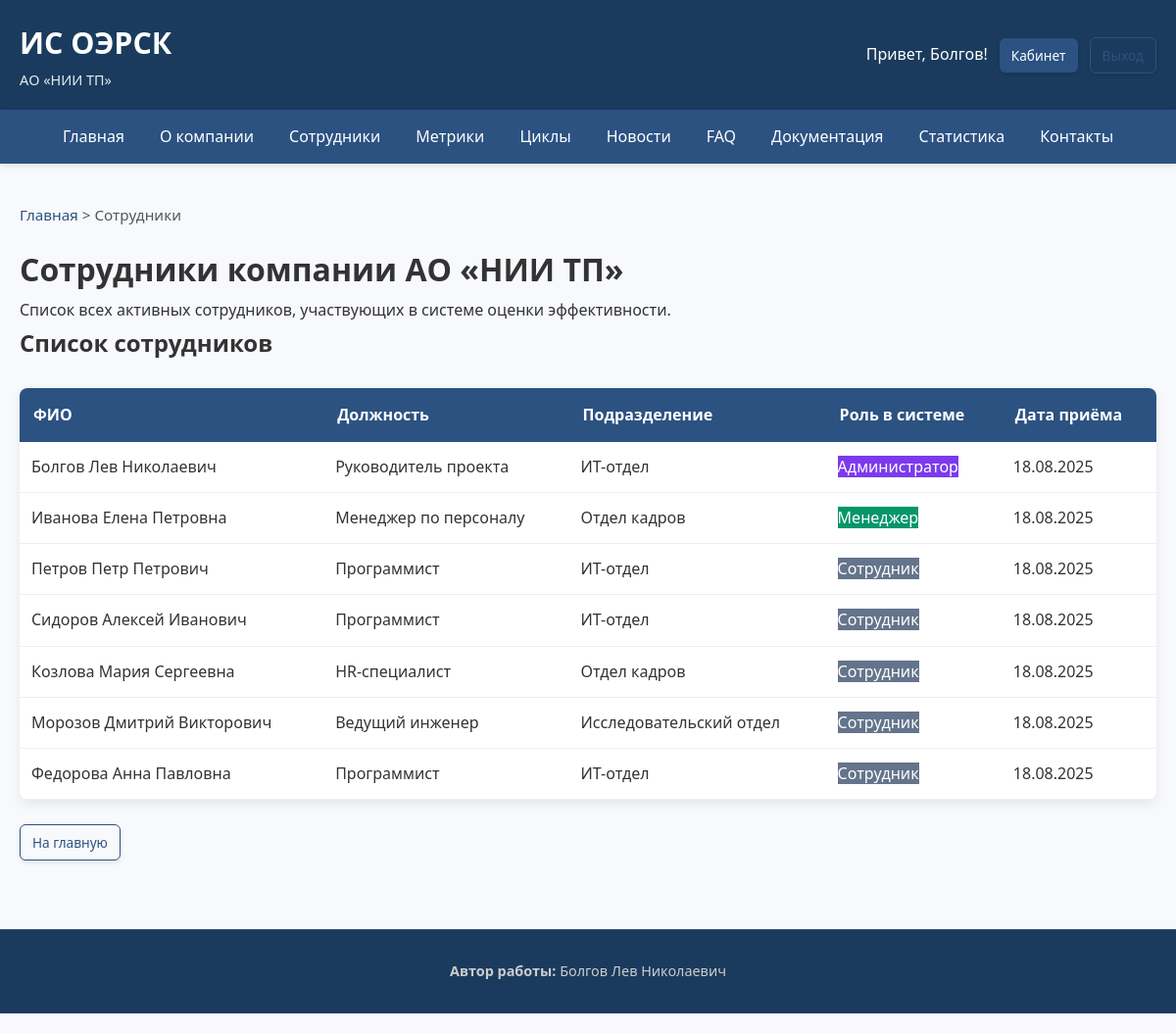
/employees (signed in), run on the app's committed database.
### app/models.py (models this page shows)
class Employee(db.Model, UserMixin):
    __tablename__ = 'employees'
    id = db.Column(db.Integer, primary_key=True)
    full_name = db.Column(db.String(150), nullable=False)
    email = db.Column(db.String(120), unique=True, nullable=False)
    password_hash = db.Column(db.String(255), nullable=False)
    role_id = db.Column(db.Integer, db.ForeignKey('roles.id'), nullable=False)
    department_id = db.Column(db.Integer, db.ForeignKey('departments.id'), nullable=False)
    position_id = db.Column(db.Integer, db.ForeignKey('positions.id'), nullable=False)
    ip_address = db.Column(db.String(45))
    hire_date = db.Column(db.DateTime, default=datetime.utcnow)
    is_active = db.Column(db.Boolean, default=True)
    role = db.relationship('Role')
    department = db.relationship('Department')
    position = db.relationship('Position')

class Position(db.Model):
    __tablename__ = 'positions'
    id = db.Column(db.Integer, primary_key=True)
    title = db.Column(db.String(100), nullable=False)
    department_id = db.Column(db.Integer, db.ForeignKey('departments.id'), nullable=False)
    department = db.relationship('Department', backref='positions')
    description = db.Column(db.Text)

class Department(db.Model):
    __tablename__ = 'departments'
    id = db.Column(db.Integer, primary_key=True)
    name = db.Column(db.String(100), nullable=False, unique=True)
    description = db.Column(db.Text)

class Role(db.Model):
    __tablename__ = 'roles'
    id = db.Column(db.Integer, primary_key=True)
    name = db.Column(db.String(50), unique=True, nullable=False)
    description = db.Column(db.Text)

### app/views.py (the view)
@views.route('/employees')
def employees():
    emps = Employee.query.filter_by(is_active=True).all()
    breadcrumbs = [("Главная", url_for('views.index')), ("Сотрудники", url_for('views.employees'))]
    return render_with_breadcrumbs('employees.html', breadcrumbs, employees=emps)

### app/views.py (called while the page is built)
def render_with_breadcrumbs(template, breadcrumbs, **context):
    return render_template(template, breadcrumbs=breadcrumbs, **context)

### app/templates/employees.html (shortened to what this page needs)
{% extends "base.html" %}
{% block content %}
<h1>Сотрудники компании АО «НИИ ТП»</h1>
<p class="lead">
    Список всех активных сотрудников, участвующих в системе оценки эффективности.
</p>
{% if employees %}
    <div class="section">
        <h2>Список сотрудников</h2>
        <table>
            <thead>
                <tr>
                    <th>ФИО</th>
                    <th>Должность</th>
                    <th>Подразделение</th>
                    <th>Роль в системе</th>
                    <th>Дата приёма</th>
                </tr>
            </thead>
            <tbody>
                {% for emp in employees %}
                <tr>
                    <td>{{ emp.full_name }}</td>
                    <td>{{ emp.position.title if emp.position else '–' }}</td>
                    <td>{{ emp.department.name if emp.department else '–' }}</td>
                    <td>
                        <span class="badge {% if emp.role.name == 'admin' %}badge-admin
                               {% elif emp.role.name == 'manager' %}badge-manager
                               {% else %}badge-employee{% endif %}">
                            {{ {
                                'admin': 'Администратор',
                                'manager': 'Менеджер',
                                'employee': 'Сотрудник'
                            }[emp.role.name] }}
                        </span>
                    </td>
                    <td>{{ emp.hire_date.strftime('%d.%m.%Y') if emp.hire_date else '–' }}</td>
                </tr>
                {% endfor %}
            </tbody>
        </table>
    </div>
{% else %}
    <div class="alert alert-info">
        Сотрудники не найдены.
    </div>
{% endif %}
<div class="action-buttons">
    <a href="{{ url_for('views.index') }}" class="btn btn-outline">На главную</a>
</div>
{% endblock %}

### app/templates/base.html (shortened to what this page needs)
<!DOCTYPE html>
<html lang="ru">
<head>
    <link rel="stylesheet" href="{{ url_for('static', filename='styles.css') }}">
    <link href="https://cdnjs.cloudflare.com/ajax/libs/font-awesome/6.0.0/css/all.min.css" rel="stylesheet">
</head>
<body>
    <header class="header" role="banner">
        <div class="logo">
            <h1><a href="{{ url_for('views.index') }}">ИС ОЭРСК</a></h1>
            <p>АО «НИИ ТП»</p>
        </div>
        <div class="auth-bar">
            {% if current_user.is_authenticated %}
                <span>Привет, {{ current_user.full_name.split()[0] }}!</span>
                <a href="{{ url_for('views.dashboard') }}" class="btn btn-small">Кабинет</a>
                <a href="{{ url_for('auth.logout') }}" class="btn btn-small btn-outline">Выход</a>
            {% else %}
                <a href="{{ url_for('auth.login') }}" class="btn btn-small">Вход</a>
            {% endif %}
        </div>
    </header>
    <nav class="main-menu" role="navigation">
        <ul>
            <li><a href="{{ url_for('views.index') }}">Главная</a></li>
            <li><a href="{{ url_for('views.about') }}">О компании</a></li>
            <li><a href="{{ url_for('views.employees') }}">Сотрудники</a></li>
            <li><a href="{{ url_for('views.metrics') }}">Метрики</a></li>
            <li><a href="{{ url_for('views.cycles') }}">Циклы</a></li>
            <li><a href="{{ url_for('views.news_list') }}">Новости</a></li>
            <li><a href="{{ url_for('views.faq') }}">FAQ</a></li>
            <li><a href="{{ url_for('views.documentation') }}">Документация</a></li>
            <li><a href="{{ url_for('views.stats') }}">Статистика</a></li>
            <li><a href="{{ url_for('views.contact') }}">Контакты</a></li>
        </ul>
    </nav>
    <div class="container">
        {% if breadcrumbs %}
        <div class="breadcrumbs" aria-label="Хлебные крошки">
            {% for crumb in breadcrumbs %}
                {% if not loop.last %}
                    <a href="{{ crumb[1] }}">{{ crumb[0] }}</a> >
                {% else %}
                    <span>{{ crumb[0] }}</span>
                {% endif %}
            {% endfor %}
        </div>
        {% endif %}
        <main>
            {% block content %}{% endblock %}
        </main>
    </div>
    <footer class="footer" role="contentinfo">
        <div class="footer-content">
            <div>
                <strong>Автор работы:</strong> Болгов Лев Николаевич
            </div>
        </div>
    </footer>
</body>
</html>

### app/static/styles.css (style rules this page uses)
* { margin: 0; padding: 0; box-sizing: border-box; }
body { font-family: 'Segoe UI', Tahoma, Geneva, Verdana, sans-serif; line-height: 1.7; color: #333; background-color: #f7f9fc; padding-bottom: 20px; }
.container { max-width: 1200px; margin: 0 auto; padding: 20px; }
.header { background: #1a3b5d; color: white; padding: 18px 20px; display: flex; justify-content: space-between; align-items: center; flex-wrap: wrap; box-shadow: 0 2px 8px rgba(0, 0, 0, 0.1); }
.header .logo h1 { margin: 0; font-size: 1.9em; font-weight: 600; }
.header .logo p { margin: 0; font-size: 0.9em; opacity: 0.9; }
.header .logo a { color: white; text-decoration: none; }
.auth-bar { display: flex; gap: 12px; align-items: center; }
.main-menu { background: #2c5282; color: white; box-shadow: 0 2px 6px rgba(0, 0, 0, 0.1); }
.main-menu ul { list-style: none; display: flex; flex-wrap: wrap; justify-content: center; margin: 0; }
.main-menu ul li a { display: block; padding: 14px 18px; color: white; text-decoration: none; transition: background 0.3s ease, transform 0.1s; font-weight: 500; }
.breadcrumbs { margin: 20px 0 15px; font-size: 0.95em; color: #555; }
.breadcrumbs a { color: #2c5282; text-decoration: none; }
.btn { display: inline-block; padding: 10px 18px; background: #2c5282; color: white; border: none; border-radius: 6px; text-decoration: none; font-size: 0.95em; font-weight: 500; cursor: pointer; transition: all 0.3s ease; box-shadow: 0 2px 4px rgba(0, 0, 0, 0.1); }
.btn-outline { background: transparent; border: 1px solid #2c5282; color: #2c5282; }
.btn-small { padding: 6px 12px; font-size: 0.85em; }
table { width: 100%; border-collapse: collapse; margin: 25px 0; background: white; border-radius: 8px; overflow: hidden; box-shadow: 0 4px 12px rgba(0, 0, 0, 0.08); }
table th { background: #2c5282; color: white; padding: 14px; text-align: left; font-weight: 600; }
table td { padding: 12px; border-bottom: 1px solid #eee; }
.footer { background: #1a3b5d; color: #ccc; padding: 30px 20px; text-align: center; font-size: 0.9em; margin-top: 50px; border-top: 1px solid #2c5282; }
.footer-content { max-width: 1200px; margin: 0 auto; display: flex; justify-content: center; flex-wrap: wrap; gap: 15px; }
.action-buttons { display: flex; gap: 10px; margin-top: 12px; }
.action-buttons .btn { padding: 6px 12px; font-size: 0.85em; }
.badge-admin { background: #7c3aed; color: white; }
.badge-manager { background: #059669; color: white; }
.badge-employee { background: #64748b; color: white; }

### data on the page
Employee: full_name "Болгов", full_name "Болгов Лев Николаевич", position "Руководитель проекта", department "ИТ-отдел", hire_date "18.08.2025"
Role: name "Администратор"
Employee: full_name "Иванова Елена Петровна", position "Менеджер по персоналу", department "Отдел кадров", hire_date "18.08.2025"
Role: name "Менеджер"
Employee: full_name "Петров Петр Петрович", position "Программист", department "ИТ-отдел", hire_date "18.08.2025"
Role: name "Сотрудник"
Employee: full_name "Сидоров Алексей Иванович", position "Программист", department "ИТ-отдел", hire_date "18.08.2025"
Employee: full_name "Козлова Мария Сергеевна", position "HR-специалист", department "Отдел кадров", hire_date "18.08.2025"
Employee: full_name "Морозов Дмитрий Викторович", position "Ведущий инженер", department "Исследовательский отдел", hire_date "18.08.2025"
Employee: full_name "Федорова Анна Павловна", position "Программист", department "ИТ-отдел", hire_date "18.08.2025"

### other printed values
{{ crumb[0] }} "Главная"
{{ crumb[0] }} "Сотрудники"
